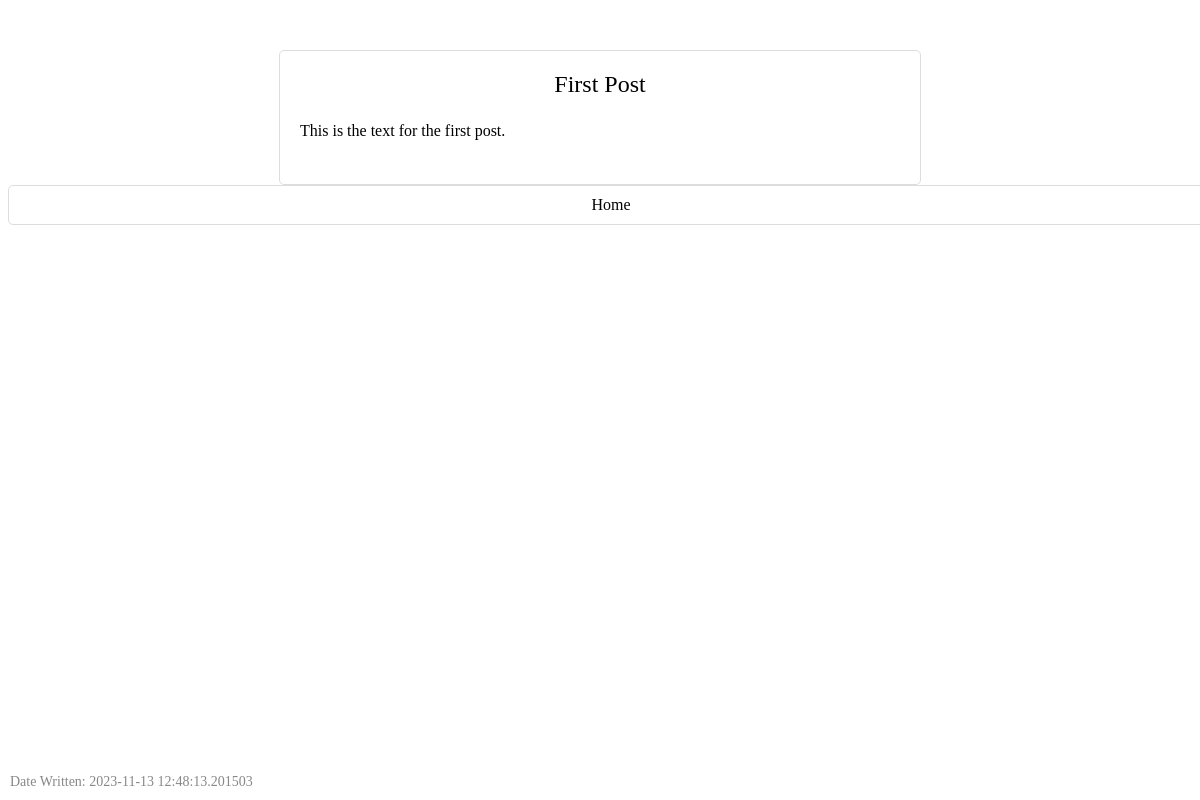
Page /Posts?id=1&title=First+Post on the committed database.
### tables this page shows
CREATE TABLE posts (
             id INTEGER PRIMARY KEY,
             title TEXT NOT NULL,
             text TEXT NOT NULL,
             date TEXT NOT NULL
         );

### app.py (the view)
@app.route('/Posts', methods=['GET', 'POST'])
def all_posts():
    title = request.args.get('title')
    post_id = request.args.get('id')
    con = sqlite3.connect("Blog.db")
    curs = con.cursor()
    curs.execute("SELECT * FROM posts WHERE title=? AND id=?", (title, post_id))
    data = curs.fetchone()
    con.close()
    return render_template('Posts.html', data=data)

### templates/Posts.html (shortened to what this page needs)
<!DOCTYPE html>
<html>
<head>
</head>
<body>
    <div class="post">
        <div class="title">{{ data[1] |safe }}</div>
        <div class="text">{{ data[2] | safe }}</div>
        <div class="date">Date Written: {{ data[3] }}</div>
    </div>
        <a class="back-btn" href="{{ url_for('home') }}">Home</a>
</body>
</html>

### templates/Posts.html (style rules this page uses)
.post { max-width: 600px; margin: auto; padding: 20px; border: 1px solid #ddd; border-radius: 5px; margin-top: 50px; }
.title { text-align: center; font-size: 24px; margin-bottom: 20px; }
.text { font-size: 16px; line-height: 1.6; margin-bottom: 20px; }
.date { position: absolute; bottom: 10px; left: 10px; font-size: 14px; color: #888; }
.back-btn { width: 100%; padding: 10px; border-radius: 5px; border: 1px solid #ddd; background-color: white; color: black; font-size: 16px; cursor: pointer; text-align: center; text-decoration: none; display: block; }

### rows in the picture
posts: title "First Post", text "This is the text for the first post.", date "2023-11-13 12:48:13.201503"
